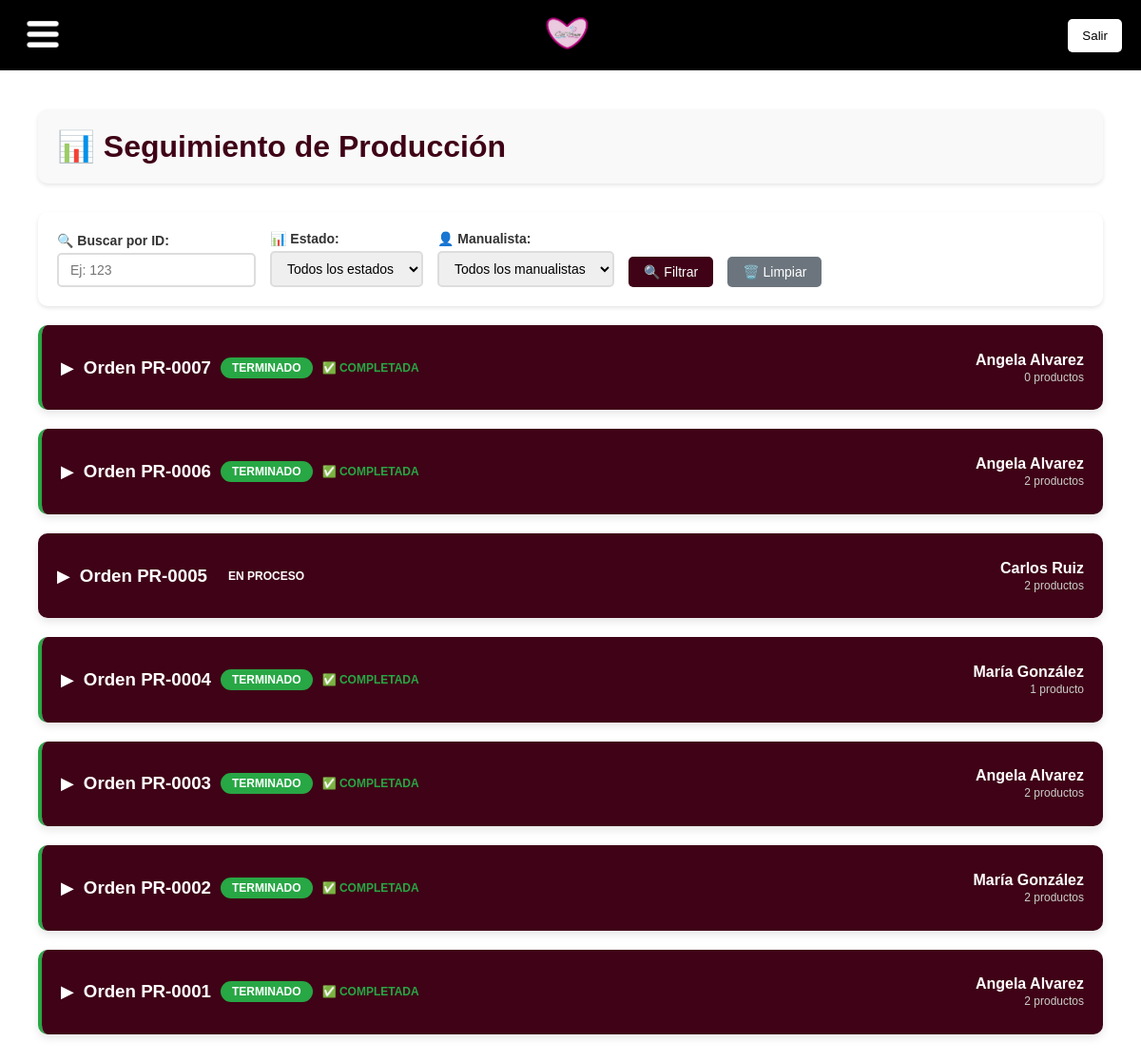
Before: /seguimiento-produccion/ with the older database file.
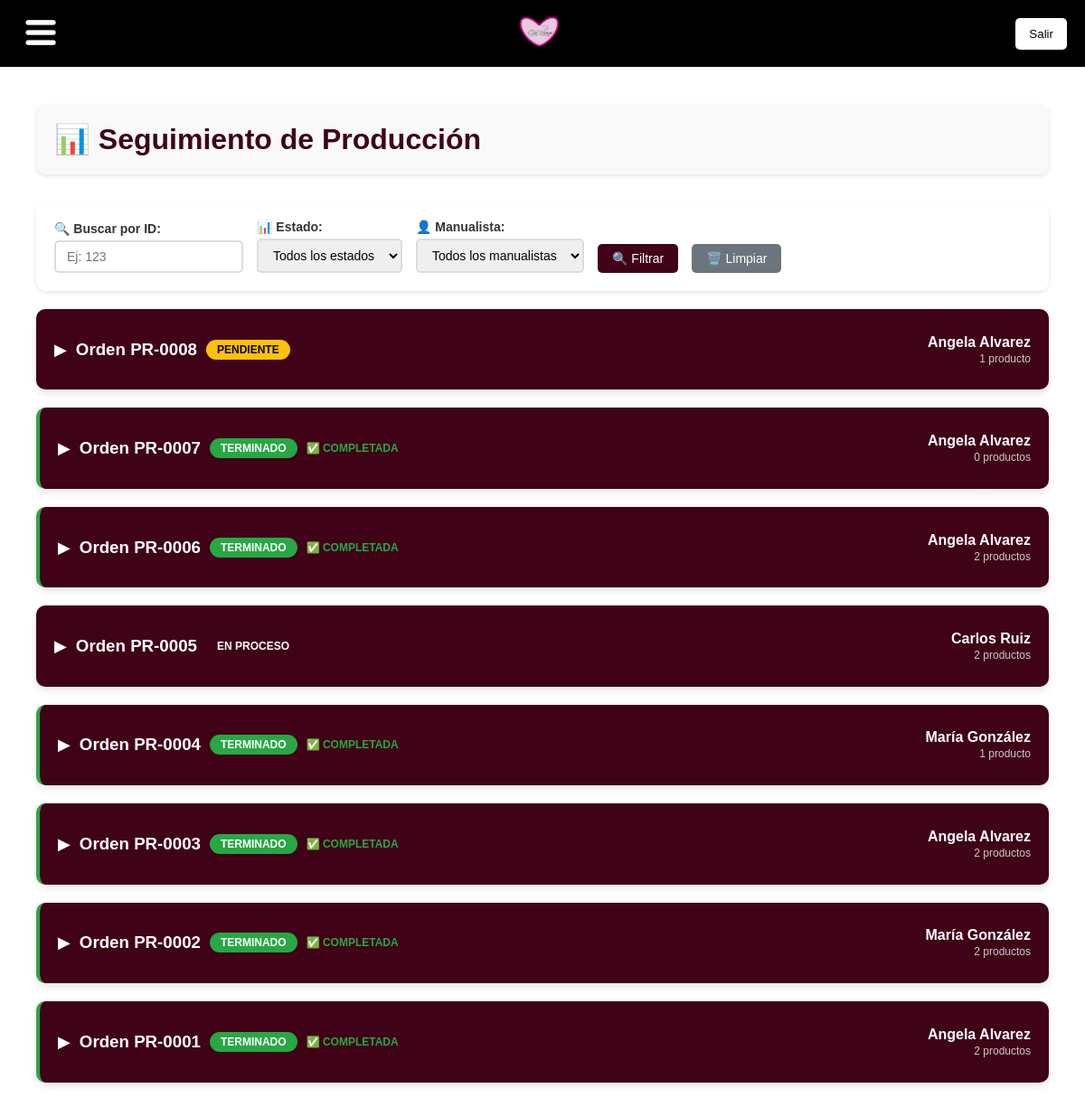
After: the same page with the newer database file.
### app_alejandra/models.py (models this page shows, shortened)
class Produccion(models.Model):
    manualista = models.ForeignKey('Manualista', on_delete=models.CASCADE)
    fecha_inicio = models.DateField()
    fecha_tentativa = models.DateField()
    estado = models.CharField(max_length=20, choices=EstadoProduccion.choices, default=EstadoProduccion.PENDIENTE)
    valor_a_pagar = models.DecimalField(max_digits=12, decimal_places=2, default=0, null=True, blank=True, help_text="Monto acordado a pagar al manualista por esta orden")
    numero = models.CharField(max_length=20, unique=True, blank=True, null=True, help_text="Ej: PR-0001")

class Manualista(models.Model):
    TIPOS_DOCUMENTO = [
        ('CC', 'Cédula de Ciudadanía'),
        ('NIT', 'Número de Identificación Tributaria'),
        ('CE', 'Cédula de Extranjería'),
        ('PAS', 'Pasaporte'),
        ('SIN', 'Sin Documento'),
    ]
    tipo_documento = models.CharField(max_length=3, choices=TIPOS_DOCUMENTO, default='CC')
    documento = models.CharField(max_length=50, blank=True, null=True, help_text="Opcional - puede quedar vacío")
    nombre = models.CharField(max_length=200, unique=True)
    telefono = models.CharField(max_length=15, blank=True, null=True)
    email = models.EmailField(blank=True, null=True)
    direccion = models.TextField(blank=True, null=True)
    fecha_nacimiento = models.DateField(blank=True, null=True)  # Campo opcional

### app_alejandra/views.py (the view, shortened to what this page needs)
# urls.py: path('seguimiento-produccion/', views.seguimiento_produccion_view, name='seguimiento_produccion'),
def seguimiento_produccion_view(request):
    search_query = request.GET.get('search', '')
    estado_filter = request.GET.get('estado', '')
    manualista_filter = request.GET.get('manualista', '')
    per_page = int(request.GET.get('per_page', 10))
    page = int(request.GET.get('page', 1))
    producciones_query = Produccion.objects.prefetch_related(
        'lineas__entregas_parciales',
        'lineas__producto',
        'lineas__color',
        'manualista',
        'ajustes_insumos__insumo',
        'ajustes_insumos__color',
    ).all()
    if search_query:
        producciones_query = producciones_query.filter(
            id__icontains=search_query
        )
    if estado_filter:
        producciones_query = producciones_query.filter(estado=estado_filter)
    if manualista_filter:
        producciones_query = producciones_query.filter(manualista_id=manualista_filter)
    producciones_query = producciones_query.order_by('-id')
    from django.core.paginator import Paginator
    paginator = Paginator(producciones_query, per_page)
    producciones = paginator.get_page(page)
    produccion_ids = [p.id for p in producciones]
    compras_insumos = CompraInsumo.objects.filter(
        produccion_id__in=produccion_ids
    ).select_related('insumo', 'color')
    insumos_por_produccion = {pid: [] for pid in produccion_ids}
    vistos = {pid: set() for pid in produccion_ids}
    for ci in compras_insumos:
        key = (ci.insumo_id, ci.color_id)
        if key not in vistos[ci.produccion_id]:
            vistos[ci.produccion_id].add(key)
            insumos_por_produccion[ci.produccion_id].append({
                'insumo_id': ci.insumo_id,
                'color_id': ci.color_id,
                'label': f"{ci.insumo.nombre} ({ci.color.nombre})",
            })
    manualistas = Manualista.objects.all().order_by('nombre')
    estados = [
        ('', 'Todos los estados'),
        ('Pendiente', 'Pendiente'),
        ('En proceso', 'En proceso'),
        ('Terminado', 'Terminado'),
    ]
    return render(request, 'seguimiento_produccion.html', {
        'producciones': producciones,
        'insumos_por_produccion': insumos_por_produccion,
        'manualistas': manualistas,
        'estados': estados,
        'search_query': search_query,
        'estado_filter': estado_filter,
        'manualista_filter': manualista_filter,
        'per_page': per_page,
        'page': page,
    })

### app_alejandra/models.py (called while the page is built)
    @property
    def cantidad_pendiente(self):
        return self.cantidad - self.cantidad_entregada

    @property
    def porcentaje_completado(self):
        if self.cantidad == 0:
            return 0
        return round((self.cantidad_entregada / self.cantidad) * 100, 1)

### app_alejandra/templates/seguimiento_produccion.html (shortened to what this page needs)
{% extends "base.html" %}
{% block content %}
<div class="main-container">
    <div class="header-section">
        <h1>📊 Seguimiento de Producción</h1>
    </div>
    <div class="filters-section">
        <form method="GET" id="filtersForm">
            <div class="filters-row">
                <div class="filter-group">
                    <label for="search">🔍 Buscar por ID:</label>
                    <input type="text" name="search" id="search" value="{{ search_query }}" placeholder="Ej: 123">
                </div>
                <div class="filter-group">
                    <label for="estado">📊 Estado:</label>
                    <select name="estado" id="estado">
                        {% for value, label in estados %}
                        <option value="{{ value }}" {% if value == estado_filter %}selected{% endif %}>{{ label }}</option>
                        {% endfor %}
                    </select>
                </div>
                <div class="filter-group">
                    <label for="manualista">👤 Manualista:</label>
                    <select name="manualista" id="manualista">
                        <option value="">Todos los manualistas</option>
                    </select>
                </div>
                <button type="submit" class="btn-filter">🔍 Filtrar</button>
                <a href="{% url 'seguimiento_produccion' %}" class="btn-clear">🗑️ Limpiar</a>
            </div>
        </form>
    </div>
    {% for produccion in producciones %}
    <div class="produccion-card" {% if produccion.estado == 'Terminado' %}style="border-left: 4px solid #28a745;"{% endif %}>
        <div class="produccion-header" onclick="toggleProduccion({{ produccion.id }})">
            <div class="produccion-info">
                <div class="produccion-title">
                    <span class="collapse-arrow collapsed" id="arrow-{{ produccion.id }}">▶</span>
                    <h3>Orden {{ produccion.numero|default:produccion.id }}</h3>
                    <span class="estado-badge estado-{{ produccion.estado|lower|cut:' ' }}">
                        {{ produccion.estado }}
                    </span>
                    {% if produccion.estado == 'Terminado' %}
                        <span style="color: #28a745; font-weight: bold; font-size: 12px;">✅ COMPLETADA</span>
                    {% endif %}
                </div>
            </div>
            <div style="text-align: right;">
                <strong>{{ produccion.manualista.nombre }}</strong>
                <div style="font-size: 12px; color: #ccc; margin-top: 2px;">
                    {{ produccion.lineas.count }} producto{{ produccion.lineas.count|pluralize }}
                </div>
            </div>
        </div>
    </div>
    {% endfor %}
</div>
{% endblock %}

Changed rows visible on the page:
added Produccion: numero "PR-0008", estado "PENDIENTE", manualista.nombre "Angela Alvarez", lineas.count "1"
